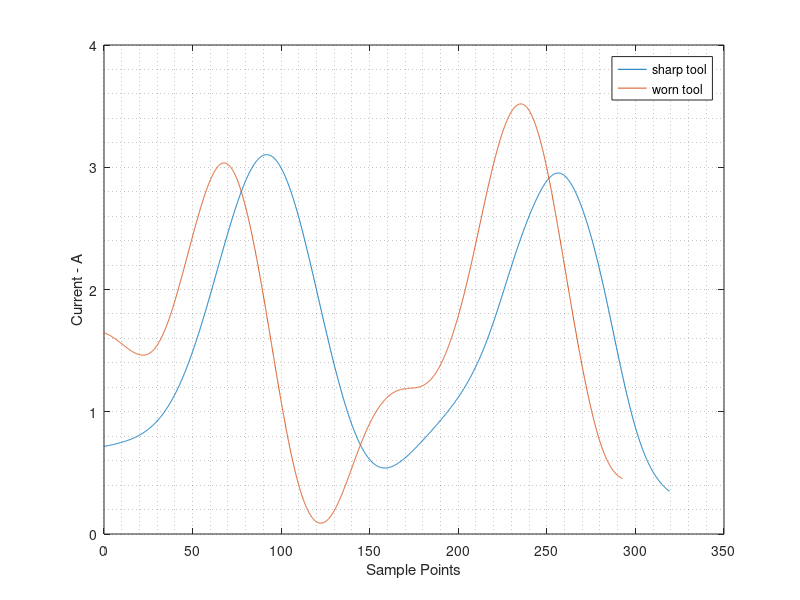
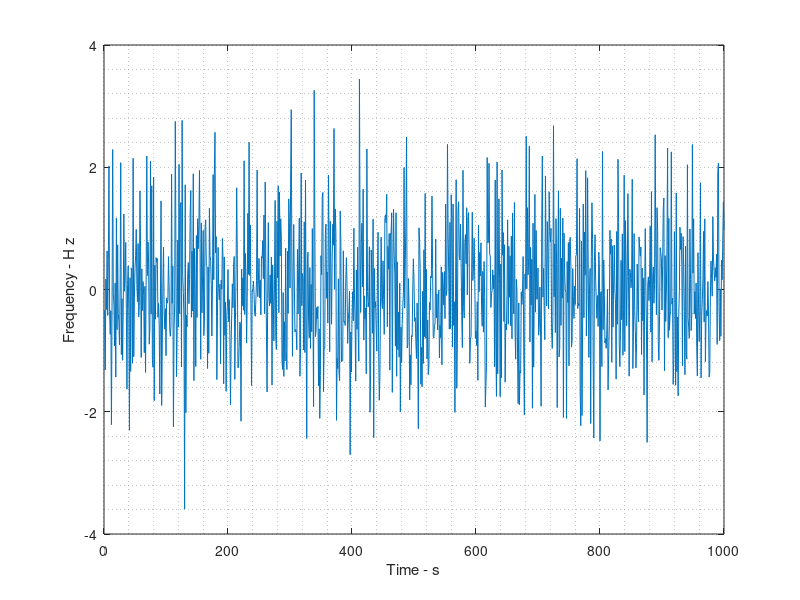

Write the MATLAB code that produced these figures, in order.
clc;
clear;
close all;
format long
%%
xy=[0.86747	0.736123
6.07229	0.73594
10.4096	0.748479
14.747	0.773711
18.2169	0.798973
21.6867	0.824235
24.2892	0.849528
26.8916	0.874821
29.494	0.912806
31.2289	0.950822
33.8313	0.988807
34.6988	1.01416
36.4337	1.05218
38.1687	1.09019
39.9036	1.1409
41.6386	1.2043
43.3735	1.24232
45.1084	1.29303
45.9759	1.34376
47.7108	1.38178
48.5783	1.41983
49.4458	1.47056
50.3133	1.5213
52.0482	1.57201
52.9157	1.63544
54.6506	1.69884
55.5181	1.76227
57.253	1.80029
58.1205	1.86372
58.988	1.91446
60.7229	1.97786
61.5904	2.0286
62.4578	2.09203
63.3253	2.14277
65.0602	2.21886
65.9277	2.29498
67.6627	2.34569
69.3976	2.40909
70.2651	2.48522
71.1325	2.54865
72.8675	2.59935
74.6024	2.66275
76.3373	2.71346
77.2048	2.77689
78.0723	2.84032
80.6747	2.891
81.5422	2.95443
83.2771	3.00514
85.8795	3.04313
87.6145	3.08114
91.0843	3.1064
94.5542	3.10628
96.2892	3.08084
98.0241	3.0427
98.8916	3.01728
100.627	2.97914
101.494	2.92834
103.229	2.89021
104.964	2.83938
105.831	2.80127
106.699	2.75047
107.566	2.69967
108.434	2.66156
109.301	2.61076
111.036	2.54724
111.904	2.49644
111.904	2.43298
113.639	2.36946
115.373	2.30593
115.373	2.24247
117.108	2.16626
118.843	2.09004
120.578	2.00113
121.446	1.91226
122.313	1.83607
123.181	1.77258
125.783	1.68364
126.651	1.60746
127.518	1.53127
128.386	1.46778
130.12	1.40426
130.988	1.32807
130.988	1.2773
132.723	1.21378
133.59	1.16298
134.458	1.11218
136.193	1.04866
137.928	0.985137
139.663	0.921614
141.398	0.845399
143.133	0.794569
144.867	0.731046
146.602	0.680216
148.337	0.642078
150.072	0.60394
152.675	0.578463
156.145	0.552956
160.482	0.540111
163.952	0.552681
167.422	0.590636
172.627	0.641222
176.096	0.704561
179.566	0.755208
183.036	0.818547
186.506	0.856501
189.108	0.919871
192.578	0.970518
195.181	1.0085
197.783	1.07187
200.386	1.12255
202.988	1.17323
204.723	1.23663
206.458	1.27464
208.193	1.32535
209.928	1.36337
211.663	1.42677
213.398	1.46478
215.133	1.51549
216	1.57892
217.735	1.62963
218.602	1.69306
220.337	1.74377
221.205	1.8072
222.072	1.85794
223.807	1.90865
224.675	1.95939
225.542	1.99743
228.145	2.0608
229.012	2.12423
229.88	2.17497
230.747	2.2384
232.482	2.3018
234.217	2.3652
235.084	2.41594
236.819	2.46665
237.687	2.51739
238.554	2.56813
240.289	2.60614
242.024	2.65685
242.892	2.72028
245.494	2.77096
247.229	2.82167
248.964	2.87238
251.566	2.91036
252.434	2.93572
255.904	2.96098
258.506	2.94819
261.108	2.91003
263.711	2.87186
265.446	2.83372
267.181	2.7575
268.916	2.69398
270.651	2.64315
271.518	2.57966
272.386	2.54155
274.12	2.49072
274.988	2.42723
276.723	2.3764
277.59	2.31291
278.458	2.23672
279.325	2.17323
282.795	1.97003
283.663	1.91923
284.53	1.86843
285.398	1.74148
285.398	1.81763
287.133	1.69065
288	1.63985
288.867	1.60174
288.867	1.55097
289.735	1.48748
290.602	1.42399
291.47	1.36049
292.337	1.297
293.205	1.2462
294.94	1.18268
295.807	1.11919
296.675	1.06839
296.675	1.03031
298.41	0.966787
299.277	0.903295
301.012	0.839772
301.88	0.788972
302.747	0.750865
303.614	0.700065
305.349	0.611158
305.349	0.661927
307.084	0.573019
308.819	0.534881
311.422	0.471328
314.024	0.433159
316.627	0.382298
319.229	0.34413];
xy1=[292.627	0.440788
290.398	0.486461
288.165	0.516948
285.929	0.532248
284.446	0.577883
282.963	0.623518
282.226	0.669116
280.743	0.714751
279.263	0.775573
278.529	0.836357
277.046	0.881992
276.312	0.942776
275.578	1.00356
274.838	1.03397
274.101	1.07957
273.364	1.12517
272.627	1.17076
271.89	1.21636
271.156	1.27714
270.422	1.33793
268.957	1.47468
268.942	1.39875
267.477	1.53551
266.746	1.61148
266.013	1.67226
265.279	1.73304
264.548	1.80901
263.817	1.88499
262.349	2.00655
262.337	1.94581
261.619	2.08252
260.885	2.14331
260.148	2.18891
259.414	2.24969
258.68	2.31047
257.206	2.40167
255.735	2.50805
255.004	2.58402
254.274	2.65999
253.543	2.73596
252.812	2.81193
251.332	2.87275
250.598	2.93354
249.124	3.02473
248.397	3.11589
246.916	3.17671
245.439	3.25272
243.965	3.34392
242.482	3.38955
240.999	3.43519
239.513	3.46563
237.283	3.51131
234.298	3.51146
232.053	3.4812
230.554	3.4509
228.306	3.40546
226.804	3.35997
225.303	3.31449
224.544	3.25378
223.036	3.17792
221.531	3.11725
220.023	3.04139
218.512	2.95035
217.753	2.88964
216.245	2.81378
215.49	2.76826
214.728	2.69237
213.223	2.6317
213.211	2.57095
212.449	2.49505
210.947	2.44957
209.442	2.3889
209.427	2.31297
208.668	2.25226
207.91	2.19155
206.408	2.14607
204.903	2.08539
204.144	2.02469
203.389	1.97916
202.63	1.91846
201.125	1.85779
200.37	1.81226
199.611	1.75155
198.109	1.70607
197.354	1.66055
196.598	1.61503
195.096	1.56954
194.341	1.52402
192.839	1.47854
191.334	1.41787
189.832	1.37238
188.33	1.3269
186.082	1.28145
183.837	1.25119
181.592	1.22093
177.858	1.20593
174.87	1.1909
171.885	1.19105
169.643	1.17598
165.911	1.17617
162.923	1.16113
159.932	1.13091
158.43	1.08542
155.436	1.04002
153.185	0.979382
150.937	0.933936
148.686	0.873303
147.181	0.812632
145.679	0.767148
144.174	0.706478
142.666	0.63062
140.415	0.569987
138.157	0.478981
136.649	0.403124
135.144	0.342453
132.893	0.28182
131.391	0.236336
129.89	0.190852
127.642	0.145406
125.397	0.115146
123.898	0.0848483
121.659	0.0849617
119.423	0.100262
117.937	0.13071
116.451	0.161159
114.968	0.206794
113.481	0.237243
112.744	0.28284
111.258	0.313289
110.521	0.358886
109.784	0.404484
109.047	0.450081
108.31	0.495679
107.573	0.541276
106.833	0.571687
106.102	0.647658
105.365	0.693255
104.631	0.754039
103.151	0.814861
102.417	0.875645
101.687	0.951616
100.953	1.0124
100.219	1.07318
99.4911	1.16434
99.4818	1.11878
98.7542	1.20994
97.2802	1.30113
97.2709	1.25557
96.5433	1.34673
95.8218	1.46826
95.8094	1.40752
95.0848	1.51386
94.3478	1.55946
93.6232	1.6658
93.6139	1.62024
92.8863	1.7114
92.1524	1.77218
91.4154	1.81778
90.6815	1.87856
89.9508	1.95453
89.2262	2.06088
87.746	2.1217
87.0122	2.18248
86.2783	2.24327
85.5475	2.31924
84.8136	2.38002
83.3366	2.45603
82.6027	2.51681
81.8689	2.5776
81.1319	2.6232
79.6517	2.68402
78.1716	2.74484
77.4346	2.79044
76.7008	2.85122
74.4744	2.91208
72.9911	2.95772
72.2542	3.00331
71.511	3.01854
68.526	3.01869
65.5409	3.01884
63.2959	2.98858
61.7941	2.9431
59.5461	2.89765
58.7874	2.83694
56.5362	2.77631
55.0313	2.71564
54.2727	2.65493
52.7647	2.57907
52.006	2.51836
50.498	2.44251
48.9931	2.38184
48.2345	2.32113
46.7296	2.26046
45.2277	2.21497
43.7197	2.13911
42.958	2.06322
42.1994	2.00251
40.6913	1.92665
39.1864	1.86598
37.6815	1.80531
36.9229	1.7446
35.4211	1.69912
33.1699	1.63849
31.665	1.57782
29.4169	1.53237
27.1719	1.50211
24.927	1.47185
21.9419	1.472
18.9569	1.47215
16.7212	1.48745
13.7423	1.51798
10.7604	1.53331
9.27407	1.56376
7.04148	1.59425
4.06263	1.62477
0.334424	1.64015];
%%
% plot(xy(:,1),xy(:,2))
% cftool( xy(:,1), xy(:,2) )
% plot(xy1(:,1),xy1(:,2))
% cftool( xy1(:,1), xy1(:,2) )
%%
       a1 =      -1.333;  %(-102.4, 99.76)
       b1 =       86.08;  %(-1.928, 174.1)
       c1 =        29.8 ; %(-117.8, 177.4)
       a2 =      -1.579 ; %(-16.23, 13.07)
       b2 =       229.5;  %(190.8, 268.2)
       c2 =       29.62 ; %(-26.19, 85.44)
       a3 =       3.607 ; %(-96.94, 104.2)
       b3 =       89.14;  %(30.85, 147.4)
       c3 =       34.67 ; %(-54.3, 123.6)
       a4 =      0.8048;  %(0.3701, 1.24)
       b4 =       80.62 ; %(-34.99, 196.2)
       c4 =       229.7;  %(66.44, 392.9)
       a5 =     -0.1787;  %(-1.236, 0.8782)
       b5 =       244.6;  %(237.6, 251.6)
       c5 =       14.74;  %(-4.886, 34.36)
       a6 =      0.4405 ; %(-0.4568, 1.338)
       b6 =       281.2 ; %(274.4, 288.1)
       c6 =       18.63 ; %(8.569, 28.68)
       a7 =       3.669 ; %(-10.05, 17.39)
       b7 =       242.4 ; %(204.6, 280.2)
       c7 =       38.57;  %(30.14, 47.01)
       a8 =     -0.2901 ; %(-0.67, 0.0899)
       b8 =       151.5 ; %(124.6, 178.3)
       c8 =        24.5 ; %(7.129, 41.87)
%%
x=0:0.1:319.229;
x2=x;
fx=a1*exp(-((x-b1)/c1).^2) + a2*exp(-((x-b2)/c2).^2) +...
a3*exp(-((x-b3)/c3).^2) + a4*exp(-((x-b4)/c4).^2) +... 
a5*exp(-((x-b5)/c5).^2) + a6*exp(-((x-b6)/c6).^2) +... 
a7*exp(-((x-b7)/c7).^2) + a8*exp(-((x-b8)/c8).^2);
% figure
% plot(x,fx)
% grid minor
% xlabel('Sample Points')
% ylabel('Current - Amp')
%%
  a1 = 2.798  ;%(-2838, 2843)
       b1 =     0.01076 ; %(-5.453, 5.474)
       c1 =       0.108 ; %(-646, 646.2)
       a2 =       1.863;  %(-2554, 2557)
       b2 =     0.02125 ; %(-10.58, 10.62)
       c2 =       1.882 ; %(-1490, 1494)
       a3 =      0.7164 ; %(-242.7, 244.1)
       b3 =     0.04277 ; %(-4.358, 4.444)
       c3 =      -1.514 ; %(-755.7, 752.7)
       a4 =      0.4714;  %(-208.3, 209.3)
       b4 =     0.07232 ; %(-5.308, 5.453)
       c4 =      -3.352;  %(-859.6, 852.9)
       a5 =      0.1811;  %(-242, 242.3)
       b5 =     0.08474;  %(-8.897, 9.066)
       c5 =      0.9757 ; %(-1418, 1420)
       a6 =     0.03783;  %(-16.83, 16.91)
       b6 =      0.1008;  %(-1.391, 1.592)
       c6 =       1.225;  %(-360.9, 363.3)
       a7 =    0.005177;  %(-0.1808, 0.1912)
       b7 =      0.1338 ; %(-0.2255, 0.4931)
       c7 =      0.5388;  %(-52.56, 53.64)
       a8 =    0.003862 ; %(2.396e-05, 0.007701)
       b8 =      0.2488;  %(0.2353, 0.2623)
       c8 =      -2.791;  %(-4.98, -0.6021)
%%
x=0:.1:292.627;
x1=x;
   fx1= a1*sin(b1*x+c1) + a2*sin(b2*x+c2) + a3*sin(b3*x+c3) + ...
        a4*sin(b4*x+c4) + a5*sin(b5*x+c5) + a6*sin(b6*x+c6) + ...
        a7*sin(b7*x+c7) + a8*sin(b8*x+c8);
% figure
% plot(x1,fx1)
% grid minor
% xlabel('Sample Points')
% ylabel('Current - Amp')
%%
figure
plot(x2,fx)
hold on
plot(x1,fx1)
grid minor
xlabel('Sample Points')
ylabel('Current - A')
legend('sharp tool','worn tool')
%%
y1 = wgn(1000,1,0);
figure
plot(y1)
grid minor
xlabel('Time - s')
ylabel('Frequency - H z')

